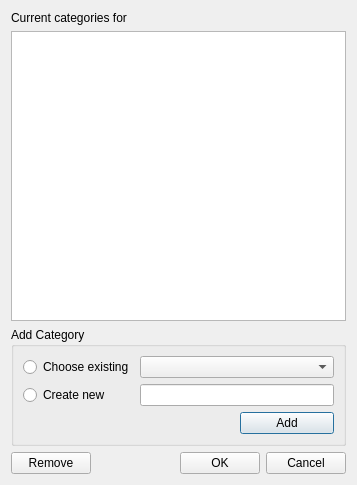
<?xml version="1.0" encoding="UTF-8"?>
<ui version="4.0">
 <class>ChangeCategoryUI</class>
 <widget class="QDialog" name="ChangeCategoryUI">
  <property name="geometry">
   <rect>
    <x>0</x>
    <y>0</y>
    <width>357</width>
    <height>485</height>
   </rect>
  </property>
  <property name="windowTitle">
   <string>Change Category:</string>
  </property>
  <layout class="QGridLayout" name="gridLayout_2">
   <item row="0" column="0">
    <widget class="QLabel" name="lblTitle">
     <property name="text">
      <string>Current categories for </string>
     </property>
    </widget>
   </item>
   <item row="1" column="0">
    <widget class="QListWidget" name="lstCategories">
     <property name="selectionMode">
      <enum>QAbstractItemView::MultiSelection</enum>
     </property>
     <property name="selectionBehavior">
      <enum>QAbstractItemView::SelectRows</enum>
     </property>
    </widget>
   </item>
   <item row="2" column="0">
    <widget class="QGroupBox" name="groupBox">
     <property name="title">
      <string>Add Category</string>
     </property>
     <layout class="QGridLayout" name="gridLayout">
      <item row="0" column="0">
       <widget class="QRadioButton" name="rbExisting">
        <property name="text">
         <string>Choose existing</string>
        </property>
       </widget>
      </item>
      <item row="1" column="1" colspan="2">
       <widget class="QLineEdit" name="txtNewCategory"/>
      </item>
      <item row="0" column="1" colspan="2">
       <widget class="QComboBox" name="cbCategories"/>
      </item>
      <item row="1" column="0">
       <widget class="QRadioButton" name="rbNew">
        <property name="text">
         <string>Create new</string>
        </property>
       </widget>
      </item>
      <item row="2" column="0" colspan="2">
       <spacer name="horizontalSpacer_2">
        <property name="orientation">
         <enum>Qt::Horizontal</enum>
        </property>
        <property name="sizeHint" stdset="0">
         <size>
          <width>208</width>
          <height>20</height>
         </size>
        </property>
       </spacer>
      </item>
      <item row="2" column="2">
       <widget class="QPushButton" name="cmdAdd">
        <property name="text">
         <string>Add</string>
        </property>
       </widget>
      </item>
     </layout>
     <zorder>cbCategories</zorder>
     <zorder>txtNewCategory</zorder>
     <zorder>cmdAdd</zorder>
     <zorder>rbNew</zorder>
     <zorder>rbExisting</zorder>
    </widget>
   </item>
   <item row="3" column="0">
    <layout class="QHBoxLayout" name="horizontalLayout">
     <item>
      <widget class="QPushButton" name="cmdRemove">
       <property name="text">
        <string>Remove</string>
       </property>
      </widget>
     </item>
     <item>
      <spacer name="horizontalSpacer">
       <property name="orientation">
        <enum>Qt::Horizontal</enum>
       </property>
       <property name="sizeHint" stdset="0">
        <size>
         <width>40</width>
         <height>20</height>
        </size>
       </property>
      </spacer>
     </item>
     <item>
      <widget class="QPushButton" name="cmdOK">
       <property name="text">
        <string>OK</string>
       </property>
      </widget>
     </item>
     <item>
      <widget class="QPushButton" name="cmdCancel">
       <property name="text">
        <string>Cancel</string>
       </property>
      </widget>
     </item>
    </layout>
   </item>
  </layout>
 </widget>
 <tabstops>
  <tabstop>lstCategories</tabstop>
  <tabstop>rbExisting</tabstop>
  <tabstop>cbCategories</tabstop>
  <tabstop>rbNew</tabstop>
  <tabstop>txtNewCategory</tabstop>
  <tabstop>cmdAdd</tabstop>
  <tabstop>cmdRemove</tabstop>
  <tabstop>cmdOK</tabstop>
  <tabstop>cmdCancel</tabstop>
 </tabstops>
 <resources/>
 <connections/>
</ui>
